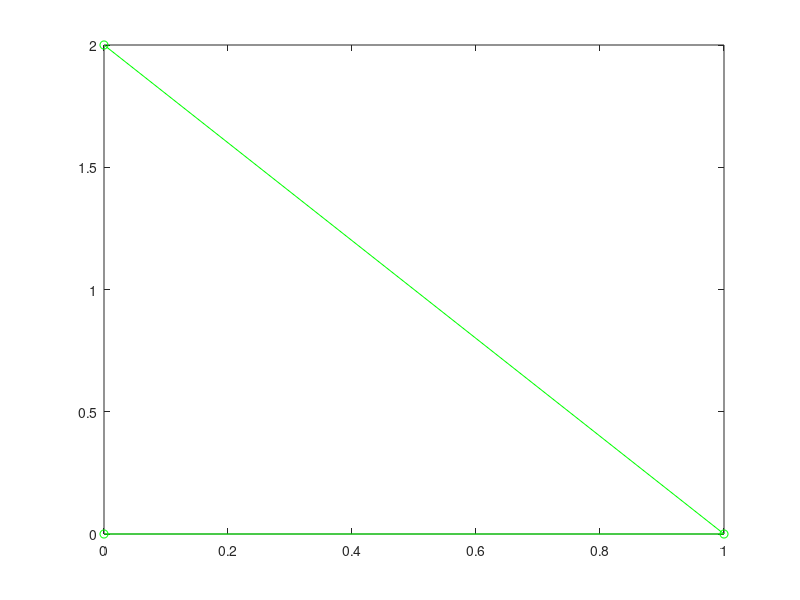

The MATLAB source for this figure:
% Make a triangle
close all
clear all

%coordinates (add unit)
x = 1
y = 2

%setting up outter boundary vertices vectors
V1 = [0 0]
V2 = [x 0]
V3 = [0 y]


plot([V1(1) V2(1) V3(1)], [V1(2) V2(2) V3(2)],'g-o')
hold on